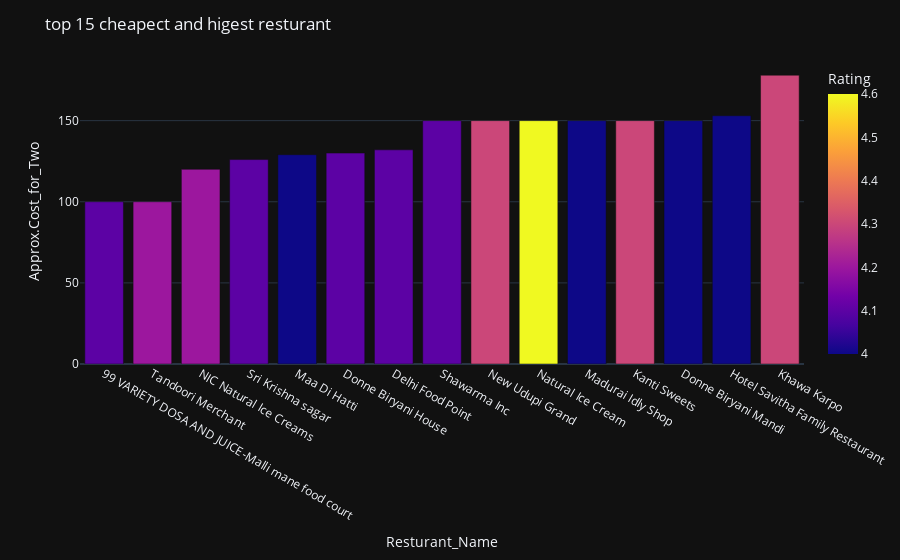

Notebook code cell kept with this figure:
### Code cell
fig=px.bar(data_frame=df_Chepest_Restaurant,x=df_Chepest_Restaurant["Shop_Name"][0:15],y=df_Chepest_Restaurant["Cost_for_Two"][0:15],color=df_Chepest_Restaurant["Rating"][0:15],
           labels={"x":"Resturant_Name","y":"Approx.Cost_for_Two","color":"Rating"})
fig.update_layout(template="plotly_dark",title="top 15 cheapect and higest resturant")
fig.show()

### Figure 1 — Plotly figure (JSON) as saved in the notebook; plotly's stock layout.template omitted (floating-point values rounded to 4 significant figures)
{"data": [{"alignmentgroup": "True", "hovertemplate": "Resturant_Name=%{x}<br>Approx.Cost_for_Two=%{y}<br>Rating=%{marker.color}<extra></extra>", "legendgroup": "", "marker": {"color": [4.1, 4.2, 4.2, 4.1, 4, 4.1, 4.1, 4.1, 4.3, 4.6, 4, 4.3, 4, 4, 4.3], "coloraxis": "coloraxis", "pattern": {"shape": ""}}, "name": "", "offsetgroup": "", "orientation": "v", "showlegend": false, "textposition": "auto", "type": "bar", "x": ["99 VARIETY DOSA AND JUICE-Malli mane food court", "Tandoori Merchant", "NIC Natural Ice Creams", "Sri Krishna sagar", "Maa Di Hatti", "Donne Biryani House", "Delhi Food Point", "Shawarma Inc", "New Udupi Grand", "Natural Ice Cream", "Madurai Idly Shop", "Kanti Sweets", "Donne Biryani Mandi", "Hotel Savitha Family Restaurant", "Khawa Karpo"], "xaxis": "x", "y": [100, 100, 120, 126, 129, 130, 132, 150, 150, 150, 150, 150, 150, 153, 178], "yaxis": "y"}], "layout": {"autosize": true, "barmode": "relative", "coloraxis": {"colorbar": {"title": {"text": "Rating"}}, "colorscale": [[0, "#0d0887"], [0.1111, "#46039f"], [0.2222, "#7201a8"], [0.3333, "#9c179e"], [0.4444, "#bd3786"], [0.5556, "#d8576b"], [0.6667, "#ed7953"], [0.7778, "#fb9f3a"], [0.8889, "#fdca26"], [1, "#f0f921"]]}, "legend": {"tracegroupgap": 0}, "margin": {"t": 60}, "title": {"text": "top 15 cheapect and higest resturant"}, "xaxis": {"anchor": "y", "autorange": true, "domain": [0, 1], "range": [-0.5, 14.5], "title": {"text": "Resturant_Name"}, "type": "category"}, "yaxis": {"anchor": "x", "autorange": true, "domain": [0, 1], "range": [0, 187.4], "title": {"text": "Approx.Cost_for_Two"}, "type": "linear"}}}
